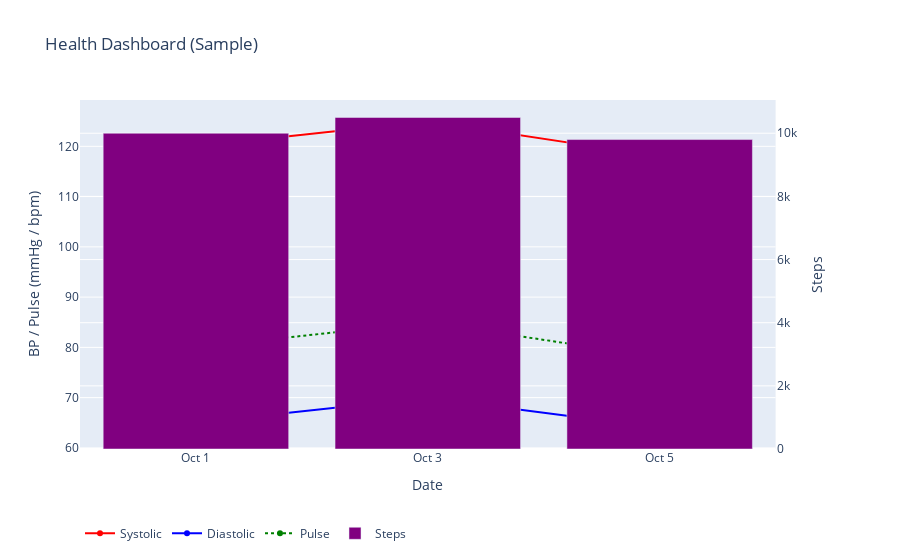

Notebook source saved alongside this figure:
### Markdown cell above
<a href="https://colab.research.google.com/github/walkerguy56604/health-dashboard/blob/main/health_dashboard_2025_10_16.ipynb" target="_parent"><img src="https://colab.research.google.com/assets/colab-badge.svg" alt="Open In Colab"/></a>

### Code cell
# Import necessary libraries
import plotly.graph_objs as go
from plotly.subplots import make_subplots
from plotly.offline import init_notebook_mode, iplot

# Initialize offline mode so plots render directly in Colab
init_notebook_mode(connected=True)

# Sample placeholder data
dates = ['Oct 1', 'Oct 3', 'Oct 5']
systolic = [120, 125, 118]
diastolic = [65, 70, 64]
pulse = [80, 85, 78]
steps = [10000, 10500, 9800]
notes = ['Morning check', 'Afternoon walk', 'Evening check']

# Create a subplot with secondary y-axis
fig = make_subplots(specs=[[{"secondary_y": True}]])

# Add blood pressure lines
fig.add_trace(go.Scatter(
    x=dates, y=systolic, mode='lines+markers', name='Systolic',
    marker=dict(color='red'), text=notes,
    hovertemplate='Date: %{x}<br>Systolic: %{y} mmHg<br>Note: %{text}<extra></extra>'
))
fig.add_trace(go.Scatter(
    x=dates, y=diastolic, mode='lines+markers', name='Diastolic',
    marker=dict(color='blue'), text=notes,
    hovertemplate='Date: %{x}<br>Diastolic: %{y} mmHg<br>Note: %{text}<extra></extra>'
))
fig.add_trace(go.Scatter(
    x=dates, y=pulse, mode='lines+markers', name='Pulse',
    line=dict(dash='dot', color='green'), text=notes,
    hovertemplate='Date: %{x}<br>Pulse: %{y} bpm<br>Note: %{text}<extra></extra>'
))

# Add steps as bars on secondary y-axis
fig.add_trace(go.Bar(
    x=dates, y=steps, name='Steps', marker=dict(color='purple')
), secondary_y=True)

# Update layout
fig.update_layout(
    title='Health Dashboard (Sample)',
    xaxis_title='Date',
    yaxis_title='BP / Pulse (mmHg / bpm)',
    legend=dict(orientation='h', y=-0.2)
)
fig.update_yaxes(title_text="Steps", secondary_y=True)

# Show plot
iplot(fig)

### Figure 1 — Plotly figure (JSON) as saved in the notebook; plotly's stock layout.template omitted (floating-point values rounded to 4 significant figures)
{"data": [{"hovertemplate": "Date: %{x}<br>Systolic: %{y} mmHg<br>Note: %{text}<extra></extra>", "marker": {"color": "red"}, "mode": "lines+markers", "name": "Systolic", "text": ["Morning check", "Afternoon walk", "Evening check"], "x": ["Oct 1", "Oct 3", "Oct 5"], "y": [120, 125, 118], "type": "scatter"}, {"hovertemplate": "Date: %{x}<br>Diastolic: %{y} mmHg<br>Note: %{text}<extra></extra>", "marker": {"color": "blue"}, "mode": "lines+markers", "name": "Diastolic", "text": ["Morning check", "Afternoon walk", "Evening check"], "x": ["Oct 1", "Oct 3", "Oct 5"], "y": [65, 70, 64], "type": "scatter"}, {"hovertemplate": "Date: %{x}<br>Pulse: %{y} bpm<br>Note: %{text}<extra></extra>", "line": {"color": "green", "dash": "dot"}, "mode": "lines+markers", "name": "Pulse", "text": ["Morning check", "Afternoon walk", "Evening check"], "x": ["Oct 1", "Oct 3", "Oct 5"], "y": [80, 85, 78], "type": "scatter"}, {"marker": {"color": "purple"}, "name": "Steps", "x": ["Oct 1", "Oct 3", "Oct 5"], "xaxis": "x", "y": [10000, 10500, 9800], "yaxis": "y2", "type": "bar"}], "layout": {"legend": {"orientation": "h", "y": -0.2}, "title": {"text": "Health Dashboard (Sample)"}, "xaxis": {"anchor": "y", "domain": [0, 0.94], "title": {"text": "Date"}}, "yaxis": {"anchor": "x", "domain": [0, 1], "title": {"text": "BP / Pulse (mmHg / bpm)"}}, "yaxis2": {"anchor": "x", "overlaying": "y", "side": "right", "title": {"text": "Steps"}}}}
